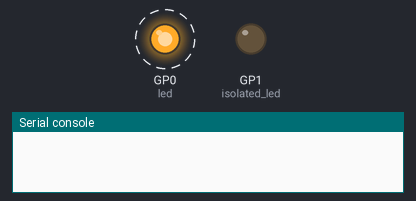
A program run on a simulated Raspberry Pi Pico running MicroPython. Shown: output pins drawn as LEDs (lit = HIGH), the last lines printed to the serial console. Dashed ring = blinking. At 0.5 s the program stops and its outputs stay as they are.

Above: at 0.05 s.
At 0.6 s:
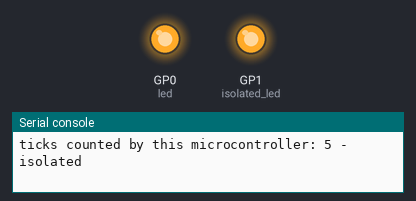
Timing chart, 0 to 2.0 s (numbered marks = the images above):
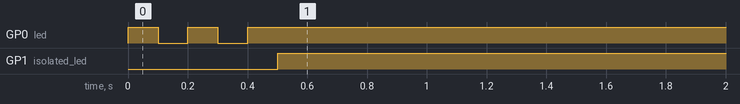

The program:

multi_counter.py
```python
# Program run by BOTH microcontrollers of Examples.MultiMcu.Independent.
# Each one must see its own copy of everything: the globals of the program,
# the imported modules (multi_counter_lib and its counter), machine and time.
from machine import Pin
import time
import multi_counter_lib as lib

already_ran = 'RUNS' in globals()   # a shared namespace would show the other run
RUNS = 1

led = Pin(0, Pin.OUT)       # blinks with this board's own ticks
isolated_led = Pin(1, Pin.OUT)

for i in range(5):
    n = lib.tick()
    led.value(n % 2)
    time.sleep(0.1)

isolated = lib.count == 5 and not already_ran
isolated_led.value(1 if isolated else 0)
print('ticks counted by this microcontroller:', lib.count, '- isolated' if isolated else '- SHARED STATE')
```

multi_counter_lib.py
```python
"""Helper module with module-level state, imported by multi_counter.py.

Examples.MultiMcu.Independent runs that program on two microcontrollers: each
must get its own copy of this module, so each counts only its own ticks."""

count = 0


def tick():
    global count
    count += 1
    return count
```

Measured:
- by itself, GP0 (led): alternates HIGH for 0.10 s and LOW for 0.10 s, 5 changes in all, then stays HIGH
- by itself, GP1 (isolated_led): LOW → HIGH at 0.50 s
